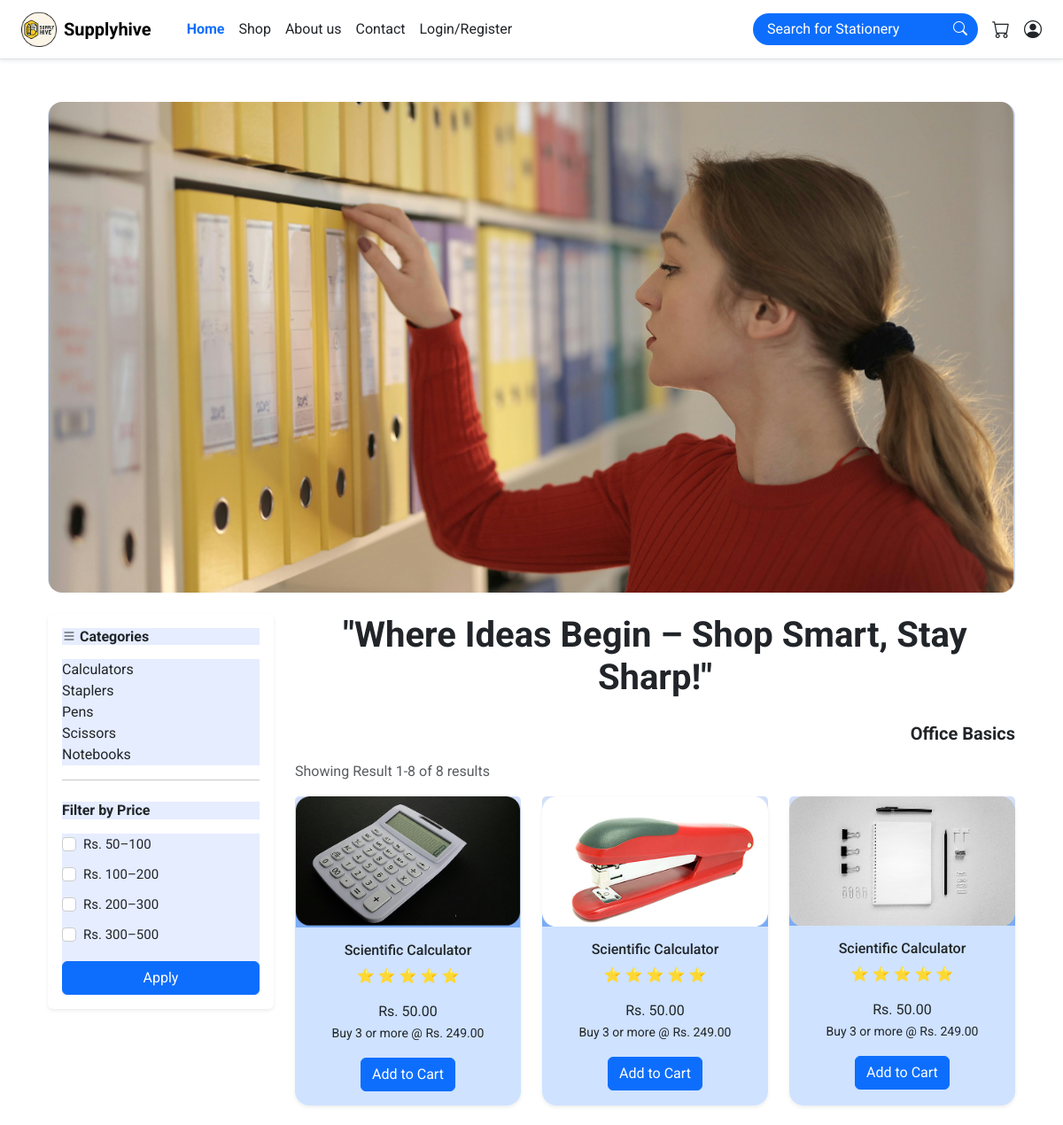
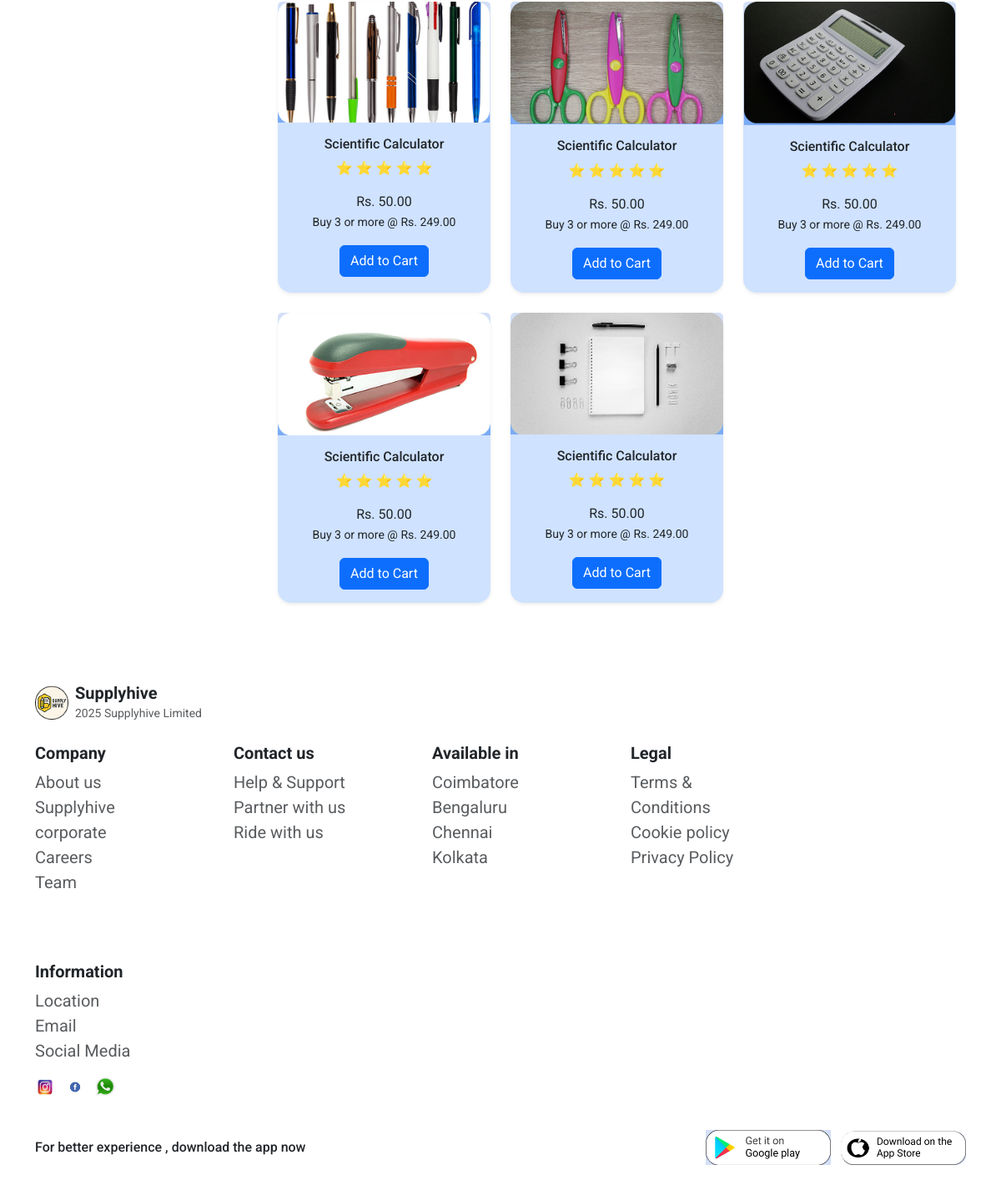
The app's page /shop/ with its own data (2 pictures, top to bottom).
### shop/models.py (models this page shows, shortened)
class Product(models.Model):
    CATEGORY_CHOICES = [
        ('papers', 'Papers & Notebooks'),
        ('calculators', 'Calculators'),
        ('staplers', 'Staplers'),
        ('pens', 'Pens'),
        ('scissors', 'Scissors'),
    ]
    name = models.CharField(max_length=100)
    image = models.ImageField(upload_to='products/')
    price = models.DecimalField(max_digits=6, decimal_places=2)
    bulk_price = models.DecimalField(max_digits=6, decimal_places=2)
    rating = models.IntegerField(default=5)
    description = models.TextField(default='', help_text='Product description')
    features = models.TextField(default='', help_text='Add features, one per line')
    category = models.CharField(max_length=50, choices=CATEGORY_CHOICES,blank=False,null=False)

### shop/views.py (the view, shortened to what this page needs)
# urls.py: path('shop/', views.shop_view,{'category_name' : None}, name='shop'),
def shop_view(request, category_name):
    category_title = None
    if category_name:
        category_title = category_name.replace('-', ' ').title()
        products = Product.objects.filter(category=category_name)
    else:
        products = Product.objects.all()
    price_filters = {
        '50-100': (50, 100),
        '100-200': (100, 200),
        '200-300': (200, 300),
        '300-500': (300, 500),
    }
    selected_filters = request.GET.getlist('price')
    price_ranges = [
        {'label': 'Rs. 50–100', 'value': '50-100'},
        {'label': 'Rs. 100–200', 'value': '100-200'},
        {'label': 'Rs. 200–300', 'value': '200-300'},
        {'label': 'Rs. 300–500', 'value': '300-500'},
    ]
    return render(request, 'shop.html', {
        'products': products,
        'price_ranges': price_ranges,
        'selected_filters': selected_filters,
        'category': category_title
    })

### shop/templates/shop.html (shortened to what this page needs)
{% extends 'base.html' %}
{% load static %}
{% block content %}
<div class="container py-4">
    <div class="mb-4">
        <img src="{% static 'images/shopbanner.png' %}" class="img-fluid rounded-4 w-100" alt="Shop Banner">
    </div>
    <div class="row">
        <div class="col-md-3 mb-4">
            <div class="bg-white p-3 rounded shadow-sm " >
                <h6 class="fw-bold mb-3" style="background-color: #e6edff;"><i class="bi bi-list"></i> Categories</h6>
                <ul class="list-unstyled" style="background-color: #e6edff;">
                    <li><a href="{% url 'category_view' 'calculators' %}" class="text-decoration-none text-dark">Calculators</a></li>
                    <li><a href="{% url 'category_view' 'staplers' %}" class="text-decoration-none text-dark">Staplers</a></li>
                    <li><a href="{% url 'category_view' 'pens' %}" class="text-decoration-none text-dark">Pens</a></li>
                    <li><a href="{% url 'category_view' 'scissors' %}" class="text-decoration-none text-dark">Scissors</a></li>
                    <li><a href="{% url 'category_view' 'papers' %}" class="text-decoration-none text-dark">Notebooks</a></li>
                </ul>
                <hr>
                <h6 class="fw-bold mt-4" style="background-color: #e6edff;">Filter by Price</h6>
                <form method="get" class="mt-3 d-grid gap-2 " style="background-color: #e6edff;">
                    {% for range in price_ranges %}
                    <div class="form-check">
                        <input class="form-check-input" type="checkbox" name="price" value="{{ range.value }}"
    id="price_{{ forloop.counter }}" {% if range.value in selected_filters %}checked{% endif %}>
                        <label class="form-check-label" for="price_{{ forloop.counter }}">
                            {{ range.label }}
                        </label>
                    </div>
                    {% endfor %}
                    <button type="submit" class="btn btn-primary mt-2">Apply</button>
                </form>
            </div>
        </div>
        <div class="col-md-9">
            <h4 class="text-center fs-1 fw-bold mb-4">"Where Ideas Begin – Shop Smart, Stay Sharp!"</h4>
            <div class="text-end fw-bold fs-5 mb-3">
                Office Basics
            </div>
            <p class="text-muted">Showing Result 1-{{ products|length }} of {{ products|length }} results</p>
            <div class="row">
                {% for product in products %}
                <div class="col-md-4 mb-4">
                    <div class="card shadow-sm rounded-4 border-0 h-100">
                        <img src="{{ product.image.url }}" class="card-img-top" alt="{{ product.name }}">
                        <div class="card-body text-center bg-primary-subtle rounded-bottom-4">
                            <h6>{{ product.name }}</h6>
                            <p>
                                {% for i in "12345"|slice:":product.rating"|make_list %}
                                ⭐
                                {% endfor %}
                            </p>
                            <p>Rs. {{ product.price }}<br>
                                <small>Buy 3 or more @ Rs. {{ product.bulk_price }}</small>
                            </p>
                        <a href="{% url 'product_description' product.pk %}" class="btn btn-primary">Add to Cart</a>
                        </div>
                    </div>
                </div>
                {% empty %}
                <div class="col-12">
                    <p class="text-center">No products found in this range.</p>
                </div>
                {% endfor %}
            </div>
        </div>
    </div>
</div>
{% endblock %}

### shop/templates/base.html (shortened to what this page needs)
{% load static %}
<!DOCTYPE html>
<html lang="en">
<head>
    <link href="https://cdn.jsdelivr.net/npm/bootstrap@5.3.0/dist/css/bootstrap.min.css" rel="stylesheet">
    <link href="https://cdn.jsdelivr.net/npm/bootstrap-icons@1.10.5/font/bootstrap-icons.css" rel="stylesheet">
    <link rel="stylesheet" href="{% static 'css/style.css' %}">
</head>
<body>
    <nav class="navbar navbar-expand-lg bg-white border-bottom shadow-sm">
        <div class="container-fluid px-4">
            <a class="navbar-brand d-flex align-items-center" href="{% url 'home' %}">
                <img src="{% static 'images/logo.png' %}" alt="Logo" width="40" height="40" class="me-2">
                <strong>Supplyhive</strong>
            </a>
            <div class="collapse navbar-collapse" id="navbarContent">
                <ul class="navbar-nav mx-3">
                    <li class="nav-item">
                        <a class="nav-link text-primary fw-bold" href="{% url 'home' %}">Home</a>
                    </li>
                    <li class="nav-item">
                        <a class="nav-link text-dark" href="{% url 'shop' %}">Shop</a>
                    </li>
                    <li class="nav-item">
                        <a class="nav-link text-dark" href="{% url 'about' %}">About us</a>
                    </li>
                    <li class="nav-item">
                        <a class="nav-link text-dark" href="{% url 'contact' %}">Contact</a>
                    </li>
                    <li class="nav-item">
                        <a class="nav-link text-dark" href="{% url 'signup' %}">Login/Register</a>
                    </li>
                </ul>
<form class="d-flex ms-auto me-3" role="search">
    <div class="input-group">
        <input class="form-control text-white bg-primary border-0 rounded-start-pill px-3"
               type="search"
               placeholder="Search for Stationery"
               aria-label="Search"
               style="::placeholder { color: white; }">
        <span class="input-group-text bg-primary border-0 rounded-end-pill">
            <i class="bi bi-search text-white"></i>
        </span>
    </div>
</form>
                <div class="d-flex align-items-center gap-3">
                    <a href="{% url 'my_cart' %}" class="text-dark"><i class="bi bi-cart fs-5"></i></a>
                    <a href="{% url 'login' %}" class="text-dark"><i class="bi bi-person-circle fs-5"></i></a>
                </div>
            </div>
        </div>
    </nav>
    <div class="container mt-4">
        {% block content %}{% endblock %}
    </div>
<footer class="pt-5">
    <div class="container pb-4">
        <div class="row mb-4">
            <div class="col-md-12 d-flex align-items-center">
                <img src="{% static 'images/logo.png' %}" alt="Supplyhive Logo" width="40" class="me-2">
                <div>
                    <h5 class="fw-bold mb-0">Supplyhive</h5>
                    <small class="text-muted">2025 Supplyhive Limited</small>
                </div>
            </div>
        </div>
        <div class="row text-start gap-5">
            <div class="col-6 col-md-2 mb-3">
                <h6 class="fw-bold fs-5">Company</h6>
                <ul class="list-unstyled fs-5">
                    <li><a href="{% url 'about' %}" class="text-muted text-decoration-none">About us</a></li>
                    <li><a href="#" class="text-muted text-decoration-none">Supplyhive corporate</a></li>
                    <li><a href="#" class="text-muted text-decoration-none">Careers</a></li>
                    <li><a href="#" class="text-muted text-decoration-none">Team</a></li>
                </ul>
            </div>
            <div class="col-6 col-md-2 mb-3">
                <h6 class="fw-bold fs-5">Contact us</h6>
                <ul class="list-unstyled fs-5">
                    <li><a href="#" class="text-muted text-decoration-none">Help & Support</a></li>
                    <li><a href="#" class="text-muted text-decoration-none">Partner with us</a></li>
                    <li><a href="#" class="text-muted text-decoration-none">Ride with us</a></li>
                </ul>
            </div>
            <div class="col-6 col-md-2 mb-3">
                <h6 class="fw-bold fs-5">Available in</h6>
                <ul class="list-unstyled fs-5">
                    <li><a href="#" class="text-muted text-decoration-none">Coimbatore</a></li>
                    <li><a href="#" class="text-muted text-decoration-none">Bengaluru</a></li>
                    <li><a href="#" class="text-muted text-decoration-none">Chennai</a></li>
                    <li><a href="#" class="text-muted text-decoration-none">Kolkata</a></li>
                </ul>
            </div>
            <div class="col-6 col-md-2 mb-3">
                <h6 class="fw-bold fs-5">Legal</h6>
                <ul class="list-unstyled fs-5">
                    <li><a href="#" class="text-muted text-decoration-none">Terms & Conditions</a></li>
                    <li><a href="#" class="text-muted text-decoration-none">Cookie policy</a></li>
                    <li><a href="#" class="text-muted text-decoration-none">Privacy Policy</a></li>
                </ul>
            </div>
            <div class="col-6 col-md-2 mb-3">
                <h6 class="fw-bold fs-5">Information</h6>
                <ul class="list-unstyled fs-5">
                    <li><a href="#" class="text-muted text-decoration-none">Location</a></li>
                    <li><a href="#" class="text-muted text-decoration-none">Email</a></li>
                    <li><a href="#" class="text-muted text-decoration-none">Social Media</a></li>
                </ul>
                <div class="mt-2">
                    <a href="#" class="me-2"><img src="{% static 'images/instagram.png' %}" width="24" alt="Instagram"></a>
                    <a href="#" class="me-2"><img src="{% static 'images/facebook.png' %}" width="24" alt="Facebook"></a>
                    <a href="#"><img src="{% static 'images/whatsapp.png' %}" width="24" alt="WhatsApp"></a>
                </div>
            </div>
        </div>
        <div class="row mt-4 align-items-center">
            <div class="col-md-6 mb-3 mb-md-0">
                <p class="fw-medium mb-0">For better experience , download the app now</p>
            </div>
            <div class="col-md-6 text-md-end">
                <a href="#"><img src="{% static 'images/googleplay.png' %}" width="150" class="me-2" alt="Google Play"></a>
                <a href="#"><img src="{% static 'images/appstore.png' %}" width="150" alt="App Store"></a>
            </div>
        </div>
    </div>
</footer>
</body>
</html>

### shop/static/css/style.css (style rules this page uses)
body { font-family: 'Roboto',sans-serif; }
input::placeholder { color: white !important; opacity: 1; }

### shop/templates/shop.html (style rules this page uses)
.form-check-input { border-radius: 4px; border: 1px solid #ccc; }
.form-check-label { font-size: 15px; }

### records on screen
Product: image (picture), name "Scientific Calculator", price "50.00", bulk_price "249.00"
Product: image (picture), name "Scientific Calculator", price "50.00", bulk_price "249.00"
Product: image (picture), name "Scientific Calculator", price "50.00", bulk_price "249.00"
Product: image (picture), name "Scientific Calculator", price "50.00", bulk_price "249.00"
Product: image (picture), name "Scientific Calculator", price "50.00", bulk_price "249.00"
Product: image (picture), name "Scientific Calculator", price "50.00", bulk_price "249.00"
Product: image (picture), name "Scientific Calculator", price "50.00", bulk_price "249.00"
Product: image (picture), name "Scientific Calculator", price "50.00", bulk_price "249.00"

### other values on screen
{{ range.label }} "Rs. 50–100" "Rs. 100–200" "Rs. 200–300" "Rs. 300–500"
{{ products|length }} "8"
